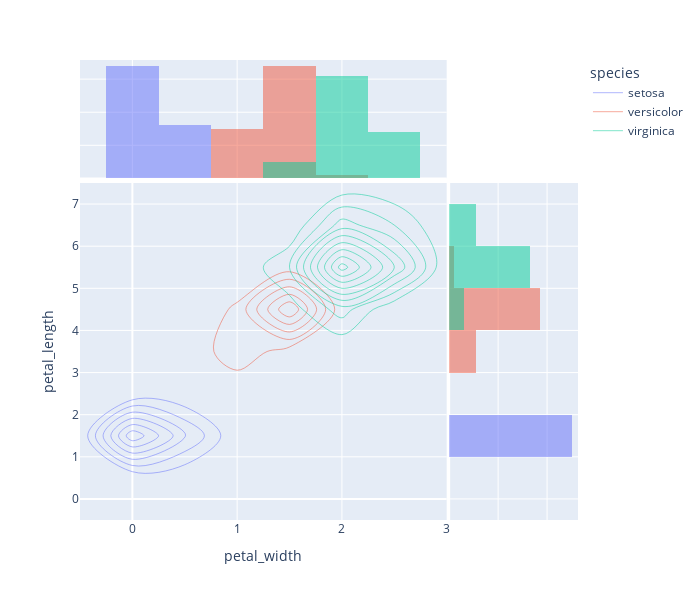

Notebook cell for this chart:
### Markdown cell above
### 2D Contour Plot

### Code cell
fig = px.density_contour(iris, x="petal_width", y="petal_length", color="species", width=700, height=600,
                         marginal_x="histogram", marginal_y="histogram"
                        )
fig.show()

### Figure 1 — Plotly figure (JSON) as saved in the notebook; plotly's stock layout.template omitted (floating-point values rounded to 4 significant figures)
{"data": [{"contours": {"coloring": "none"}, "hoverlabel": {"namelength": 0}, "hovertemplate": "species=setosa<br>petal_width=%{x}<br>petal_length=%{y}<br>count=%{z}", "legendgroup": "setosa", "line": {"color": "#636efa"}, "name": "setosa", "showlegend": true, "type": "histogram2dcontour", "x": [0.2, 0.2, 0.2, 0.2, 0.2, 0.4, 0.3, 0.2, 0.2, 0.1, 0.2, 0.2, 0.1, 0.1, 0.2, 0.4, 0.4, 0.3, 0.3, 0.3, 0.2, 0.4, 0.2, 0.5, 0.2, 0.2, 0.4, 0.2, 0.2, 0.2, 0.2, 0.4, 0.1, 0.2, 0.1, 0.2, 0.2, 0.1, 0.2, 0.2, 0.3, 0.3, 0.2, 0.6, 0.4, 0.3, 0.2, 0.2, 0.2, 0.2], "xaxis": "x", "xbingroup": "x", "y": [1.4, 1.4, 1.3, 1.5, 1.4, 1.7, 1.4, 1.5, 1.4, 1.5, 1.5, 1.6, 1.4, 1.1, 1.2, 1.5, 1.3, 1.4, 1.7, 1.5, 1.7, 1.5, 1, 1.7, 1.9, 1.6, 1.6, 1.5, 1.4, 1.6, 1.6, 1.5, 1.5, 1.4, 1.5, 1.2, 1.3, 1.5, 1.3, 1.5, 1.3, 1.3, 1.3, 1.6, 1.9, 1.4, 1.6, 1.4, 1.5, 1.4], "yaxis": "y", "ybingroup": "y"}, {"alignmentgroup": "True", "bingroup": "x", "hoverlabel": {"namelength": 0}, "hovertemplate": "species=setosa<br>petal_width=%{x}<br>count=%{y}", "legendgroup": "setosa", "marker": {"color": "#636efa"}, "name": "setosa", "offsetgroup": "setosa", "opacity": 0.5, "showlegend": false, "type": "histogram", "x": [0.2, 0.2, 0.2, 0.2, 0.2, 0.4, 0.3, 0.2, 0.2, 0.1, 0.2, 0.2, 0.1, 0.1, 0.2, 0.4, 0.4, 0.3, 0.3, 0.3, 0.2, 0.4, 0.2, 0.5, 0.2, 0.2, 0.4, 0.2, 0.2, 0.2, 0.2, 0.4, 0.1, 0.2, 0.1, 0.2, 0.2, 0.1, 0.2, 0.2, 0.3, 0.3, 0.2, 0.6, 0.4, 0.3, 0.2, 0.2, 0.2, 0.2], "xaxis": "x3", "yaxis": "y3"}, {"alignmentgroup": "True", "bingroup": "y", "hoverlabel": {"namelength": 0}, "hovertemplate": "species=setosa<br>petal_length=%{y}<br>count=%{x}", "legendgroup": "setosa", "marker": {"color": "#636efa"}, "name": "setosa", "offsetgroup": "setosa", "opacity": 0.5, "showlegend": false, "type": "histogram", "xaxis": "x2", "y": [1.4, 1.4, 1.3, 1.5, 1.4, 1.7, 1.4, 1.5, 1.4, 1.5, 1.5, 1.6, 1.4, 1.1, 1.2, 1.5, 1.3, 1.4, 1.7, 1.5, 1.7, 1.5, 1, 1.7, 1.9, 1.6, 1.6, 1.5, 1.4, 1.6, 1.6, 1.5, 1.5, 1.4, 1.5, 1.2, 1.3, 1.5, 1.3, 1.5, 1.3, 1.3, 1.3, 1.6, 1.9, 1.4, 1.6, 1.4, 1.5, 1.4], "yaxis": "y2"}, {"contours": {"coloring": "none"}, "hoverlabel": {"namelength": 0}, "hovertemplate": "species=versicolor<br>petal_width=%{x}<br>petal_length=%{y}<br>count=%{z}", "legendgroup": "versicolor", "line": {"color": "#EF553B"}, "name": "versicolor", "showlegend": true, "type": "histogram2dcontour", "x": [1.4, 1.5, 1.5, 1.3, 1.5, 1.3, 1.6, 1, 1.3, 1.4, 1, 1.5, 1, 1.4, 1.3, 1.4, 1.5, 1, 1.5, 1.1, 1.8, 1.3, 1.5, 1.2, 1.3, 1.4, 1.4, 1.7, 1.5, 1, 1.1, 1, 1.2, 1.6, 1.5, 1.6, 1.5, 1.3, 1.3, 1.3, 1.2, 1.4, 1.2, 1, 1.3, 1.2, 1.3, 1.3, 1.1, 1.3], "xaxis": "x", "xbingroup": "x", "y": [4.7, 4.5, 4.9, 4, 4.6, 4.5, 4.7, 3.3, 4.6, 3.9, 3.5, 4.2, 4, 4.7, 3.6, 4.4, 4.5, 4.1, 4.5, 3.9, 4.8, 4, 4.9, 4.7, 4.3, 4.4, 4.8, 5, 4.5, 3.5, 3.8, 3.7, 3.9, 5.1, 4.5, 4.5, 4.7, 4.4, 4.1, 4, 4.4, 4.6, 4, 3.3, 4.2, 4.2, 4.2, 4.3, 3, 4.1], "yaxis": "y", "ybingroup": "y"}, {"alignmentgroup": "True", "bingroup": "x", "hoverlabel": {"namelength": 0}, "hovertemplate": "species=versicolor<br>petal_width=%{x}<br>count=%{y}", "legendgroup": "versicolor", "marker": {"color": "#EF553B"}, "name": "versicolor", "offsetgroup": "versicolor", "opacity": 0.5, "showlegend": false, "type": "histogram", "x": [1.4, 1.5, 1.5, 1.3, 1.5, 1.3, 1.6, 1, 1.3, 1.4, 1, 1.5, 1, 1.4, 1.3, 1.4, 1.5, 1, 1.5, 1.1, 1.8, 1.3, 1.5, 1.2, 1.3, 1.4, 1.4, 1.7, 1.5, 1, 1.1, 1, 1.2, 1.6, 1.5, 1.6, 1.5, 1.3, 1.3, 1.3, 1.2, 1.4, 1.2, 1, 1.3, 1.2, 1.3, 1.3, 1.1, 1.3], "xaxis": "x3", "yaxis": "y3"}, {"alignmentgroup": "True", "bingroup": "y", "hoverlabel": {"namelength": 0}, "hovertemplate": "species=versicolor<br>petal_length=%{y}<br>count=%{x}", "legendgroup": "versicolor", "marker": {"color": "#EF553B"}, "name": "versicolor", "offsetgroup": "versicolor", "opacity": 0.5, "showlegend": false, "type": "histogram", "xaxis": "x2", "y": [4.7, 4.5, 4.9, 4, 4.6, 4.5, 4.7, 3.3, 4.6, 3.9, 3.5, 4.2, 4, 4.7, 3.6, 4.4, 4.5, 4.1, 4.5, 3.9, 4.8, 4, 4.9, 4.7, 4.3, 4.4, 4.8, 5, 4.5, 3.5, 3.8, 3.7, 3.9, 5.1, 4.5, 4.5, 4.7, 4.4, 4.1, 4, 4.4, 4.6, 4, 3.3, 4.2, 4.2, 4.2, 4.3, 3, 4.1], "yaxis": "y2"}, {"contours": {"coloring": "none"}, "hoverlabel": {"namelength": 0}, "hovertemplate": "species=virginica<br>petal_width=%{x}<br>petal_length=%{y}<br>count=%{z}", "legendgroup": "virginica", "line": {"color": "#00cc96"}, "name": "virginica", "showlegend": true, "type": "histogram2dcontour", "x": [2.5, 1.9, 2.1, 1.8, 2.2, 2.1, 1.7, 1.8, 1.8, 2.5, 2, 1.9, 2.1, 2, 2.4, 2.3, 1.8, 2.2, 2.3, 1.5, 2.3, 2, 2, 1.8, 2.1, 1.8, 1.8, 1.8, 2.1, 1.6, 1.9, 2, 2.2, 1.5, 1.4, 2.3, 2.4, 1.8, 1.8, 2.1, 2.4, 2.3, 1.9, 2.3, 2.5, 2.3, 1.9, 2, 2.3, 1.8], "xaxis": "x", "xbingroup": "x", "y": [6, 5.1, 5.9, 5.6, 5.8, 6.6, 4.5, 6.3, 5.8, 6.1, 5.1, 5.3, 5.5, 5, 5.1, 5.3, 5.5, 6.7, 6.9, 5, 5.7, 4.9, 6.7, 4.9, 5.7, 6, 4.8, 4.9, 5.6, 5.8, 6.1, 6.4, 5.6, 5.1, 5.6, 6.1, 5.6, 5.5, 4.8, 5.4, 5.6, 5.1, 5.1, 5.9, 5.7, 5.2, 5, 5.2, 5.4, 5.1], "yaxis": "y", "ybingroup": "y"}, {"alignmentgroup": "True", "bingroup": "x", "hoverlabel": {"namelength": 0}, "hovertemplate": "species=virginica<br>petal_width=%{x}<br>count=%{y}", "legendgroup": "virginica", "marker": {"color": "#00cc96"}, "name": "virginica", "offsetgroup": "virginica", "opacity": 0.5, "showlegend": false, "type": "histogram", "x": [2.5, 1.9, 2.1, 1.8, 2.2, 2.1, 1.7, 1.8, 1.8, 2.5, 2, 1.9, 2.1, 2, 2.4, 2.3, 1.8, 2.2, 2.3, 1.5, 2.3, 2, 2, 1.8, 2.1, 1.8, 1.8, 1.8, 2.1, 1.6, 1.9, 2, 2.2, 1.5, 1.4, 2.3, 2.4, 1.8, 1.8, 2.1, 2.4, 2.3, 1.9, 2.3, 2.5, 2.3, 1.9, 2, 2.3, 1.8], "xaxis": "x3", "yaxis": "y3"}, {"alignmentgroup": "True", "bingroup": "y", "hoverlabel": {"namelength": 0}, "hovertemplate": "species=virginica<br>petal_length=%{y}<br>count=%{x}", "legendgroup": "virginica", "marker": {"color": "#00cc96"}, "name": "virginica", "offsetgroup": "virginica", "opacity": 0.5, "showlegend": false, "type": "histogram", "xaxis": "x2", "y": [6, 5.1, 5.9, 5.6, 5.8, 6.6, 4.5, 6.3, 5.8, 6.1, 5.1, 5.3, 5.5, 5, 5.1, 5.3, 5.5, 6.7, 6.9, 5, 5.7, 4.9, 6.7, 4.9, 5.7, 6, 4.8, 4.9, 5.6, 5.8, 6.1, 6.4, 5.6, 5.1, 5.6, 6.1, 5.6, 5.5, 4.8, 5.4, 5.6, 5.1, 5.1, 5.9, 5.7, 5.2, 5, 5.2, 5.4, 5.1], "yaxis": "y2"}], "layout": {"barmode": "overlay", "height": 600, "legend": {"title": {"text": "species"}, "tracegroupgap": 0}, "margin": {"t": 60}, "width": 700, "xaxis": {"anchor": "y", "domain": [0, 0.7363], "title": {"text": "petal_width"}}, "xaxis2": {"anchor": "y2", "domain": [0.7413, 1], "matches": "x2", "showgrid": true, "showline": false, "showticklabels": false, "ticks": ""}, "xaxis3": {"anchor": "y3", "domain": [0, 0.7363], "matches": "x", "showgrid": true, "showticklabels": false}, "xaxis4": {"anchor": "y4", "domain": [0.7413, 1], "matches": "x2", "showgrid": true, "showline": false, "showticklabels": false, "ticks": ""}, "yaxis": {"anchor": "x", "domain": [0, 0.7326], "title": {"text": "petal_length"}}, "yaxis2": {"anchor": "x2", "domain": [0, 0.7326], "matches": "y", "showgrid": true, "showticklabels": false}, "yaxis3": {"anchor": "x3", "domain": [0.7426, 1], "matches": "y3", "showgrid": true, "showline": false, "showticklabels": false, "ticks": ""}, "yaxis4": {"anchor": "x4", "domain": [0.7426, 1], "matches": "y3", "showgrid": true, "showline": false, "showticklabels": false, "ticks": ""}}}
